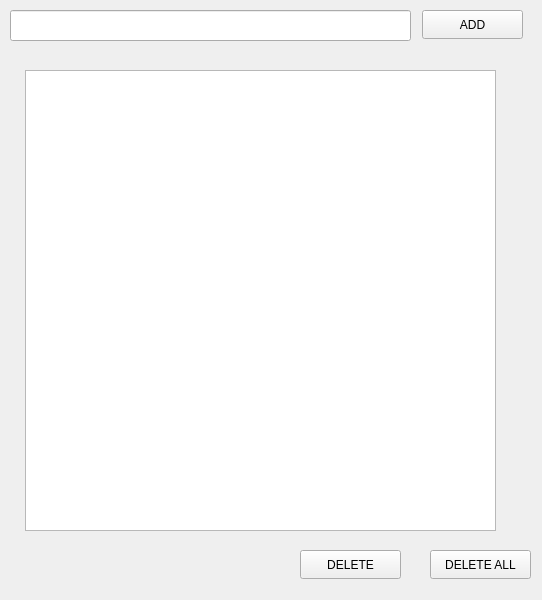
<?xml version="1.0" encoding="UTF-8"?>
<ui version="4.0">
 <class>MainWindow</class>
 <widget class="QMainWindow" name="MainWindow">
  <property name="geometry">
   <rect>
    <x>0</x>
    <y>0</y>
    <width>542</width>
    <height>600</height>
   </rect>
  </property>
  <property name="windowTitle">
   <string>MainWindow</string>
  </property>
  <widget class="QWidget" name="centralwidget">
   <widget class="QLineEdit" name="txtTask">
    <property name="geometry">
     <rect>
      <x>10</x>
      <y>10</y>
      <width>401</width>
      <height>31</height>
     </rect>
    </property>
    <property name="font">
     <font>
      <pointsize>12</pointsize>
      <italic>true</italic>
      <bold>false</bold>
      <kerning>true</kerning>
     </font>
    </property>
   </widget>
   <widget class="QPushButton" name="btnAdd">
    <property name="geometry">
     <rect>
      <x>422</x>
      <y>10</y>
      <width>101</width>
      <height>29</height>
     </rect>
    </property>
    <property name="text">
     <string>ADD</string>
    </property>
   </widget>
   <widget class="QListWidget" name="listWidget">
    <property name="geometry">
     <rect>
      <x>25</x>
      <y>70</y>
      <width>471</width>
      <height>461</height>
     </rect>
    </property>
   </widget>
   <widget class="QPushButton" name="btnDeeleteAll">
    <property name="geometry">
     <rect>
      <x>430</x>
      <y>550</y>
      <width>101</width>
      <height>29</height>
     </rect>
    </property>
    <property name="text">
     <string>DELETE ALL</string>
    </property>
   </widget>
   <widget class="QPushButton" name="btnDelete">
    <property name="geometry">
     <rect>
      <x>300</x>
      <y>550</y>
      <width>101</width>
      <height>29</height>
     </rect>
    </property>
    <property name="text">
     <string>DELETE</string>
    </property>
   </widget>
  </widget>
 </widget>
 <resources/>
 <connections/>
</ui>
